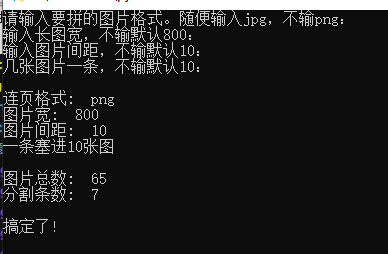
#> input picture QQ图片20200103210703.png, 388 x 254 px; its folder holds only this picture in this run
$ python 'png10张一键拼.py'   (older library calls are emulated)
#> lines starting #> are read from the running program, lines starting #| are printed output that depends on the picture
from os import listdir
from PIL import Image
import math

def pindange(result, ims, ims_size):
   # 拼接单个长图
   top = 0
   for i, im in enumerate(ims):
      mew_im = im.resize(ims_size[i], Image.ANTIALIAS)  # 等比缩放
      result.paste(mew_im, box=(0, top))
      top += ims_size[i][1] + jianju
   return(result)

kuan = 800
jianju = 10
geshi = 'png'
ims = [Image.open('./%s' % fn) for fn in listdir('./') if fn.endswith('.'+ geshi)]
#> ims = 1 item
yanse = (255,255,255)
n = len(list(ims)) #图片总数
#> n = 1
fg = 10 #几张一条
m = math.ceil(n / fg) #长图条数
#> m = 1
ims_size = [list(im.size) for im in ims]
#> ims_size = [[388, 254]]
# middle_width = sorted(ims_size, key=lambda im: im[0])[int(len(ims_size)/2)][0]  # 中位数宽度
middle_width = kuan
# 计算相对长图目标宽度尺寸
for i in range(len(ims_size)):
   rate = middle_width/ims_size[i][0]
   ims_size[i][0] = middle_width
   ims_size[i][1] = int(rate*ims_size[i][1])\
#> this loop made 1 pass
#> rate on pass 1: 2.06
#> after the loop, ims_size = [[800, 523]]

for i in range(1,m+1):
   sum_height = sum([im[1] + jianju for im in ims_size[fg*(i-1):fg*i]]) -jianju #计算总长度
   result = Image.new("RGB", (middle_width, sum_height), yanse) #新建空白长图
   result = pindange(result, ims[fg*(i-1):fg*i], ims_size[fg*(i-1):fg*i]) #拼接单个长图
   result.save('changtu'+ str(i) + '.jpg', quality=80) #存起来
#> this loop made 1 pass
#> sum_height on pass 1: 523
#> pass 1, `result = pindange(result, ims[fg*(i-1):fg*i], ims_size[fg*(i-1):fg*i])`:
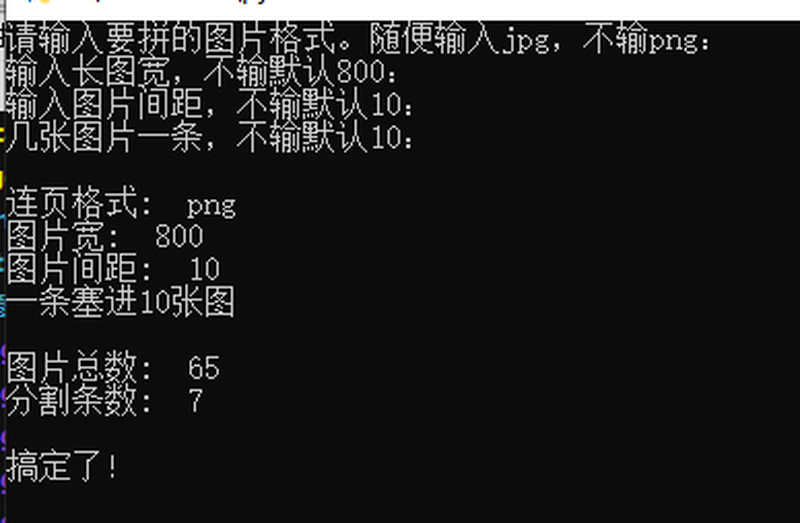
#> result: PIL image 800x523 RGB; mean R, G, B 33.1, 33.1, 33.1
